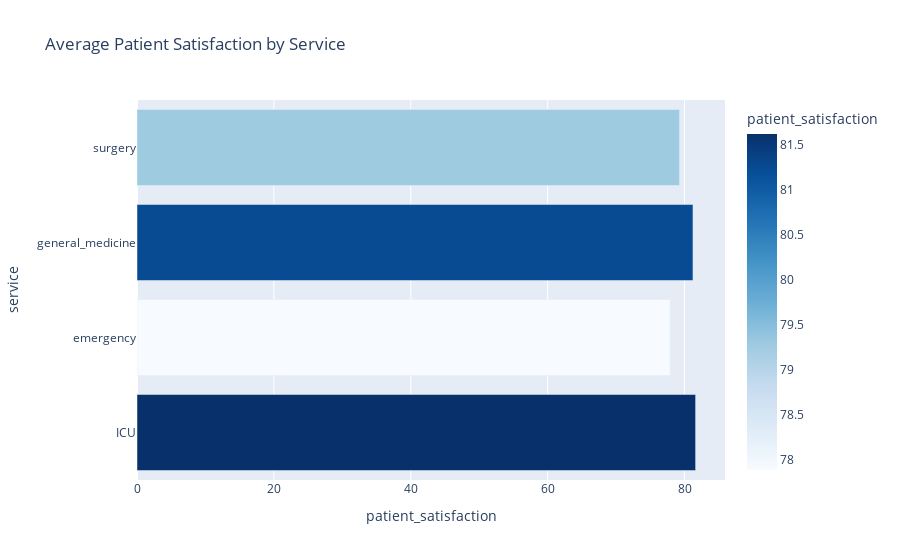

Source (notebook cell):
### Markdown cell above
## highest satisfaction ratio by service

### Code cell
satisfaction = services_weekly.groupby('service')['patient_satisfaction'].mean().reset_index()
fig3 = px.bar(
    satisfaction,
    x='patient_satisfaction',
    y='service',
    orientation='h',
    color='patient_satisfaction',
    color_continuous_scale='Blues',
    title='Average Patient Satisfaction by Service',
    
)
fig3.show()

### Figure 1 — Plotly figure (JSON) as saved in the notebook; plotly's stock layout.template omitted (floating-point values rounded to 4 significant figures)
{"data": [{"hovertemplate": "patient_satisfaction=%{marker.color}<br>service=%{y}<extra></extra>", "legendgroup": "", "marker": {"color": [81.62, 77.88, 81.23, 79.27], "coloraxis": "coloraxis", "pattern": {"shape": ""}}, "name": "", "orientation": "h", "showlegend": false, "textposition": "auto", "type": "bar", "x": [81.62, 77.88, 81.23, 79.27], "xaxis": "x", "y": ["ICU", "emergency", "general_medicine", "surgery"], "yaxis": "y"}], "layout": {"barmode": "relative", "coloraxis": {"colorbar": {"title": {"text": "patient_satisfaction"}}, "colorscale": [[0, "rgb(247,251,255)"], [0.125, "rgb(222,235,247)"], [0.25, "rgb(198,219,239)"], [0.375, "rgb(158,202,225)"], [0.5, "rgb(107,174,214)"], [0.625, "rgb(66,146,198)"], [0.75, "rgb(33,113,181)"], [0.875, "rgb(8,81,156)"], [1, "rgb(8,48,107)"]]}, "legend": {"tracegroupgap": 0}, "title": {"text": "Average Patient Satisfaction by Service"}, "xaxis": {"anchor": "y", "domain": [0, 1], "title": {"text": "patient_satisfaction"}}, "yaxis": {"anchor": "x", "domain": [0, 1], "title": {"text": "service"}}}}
